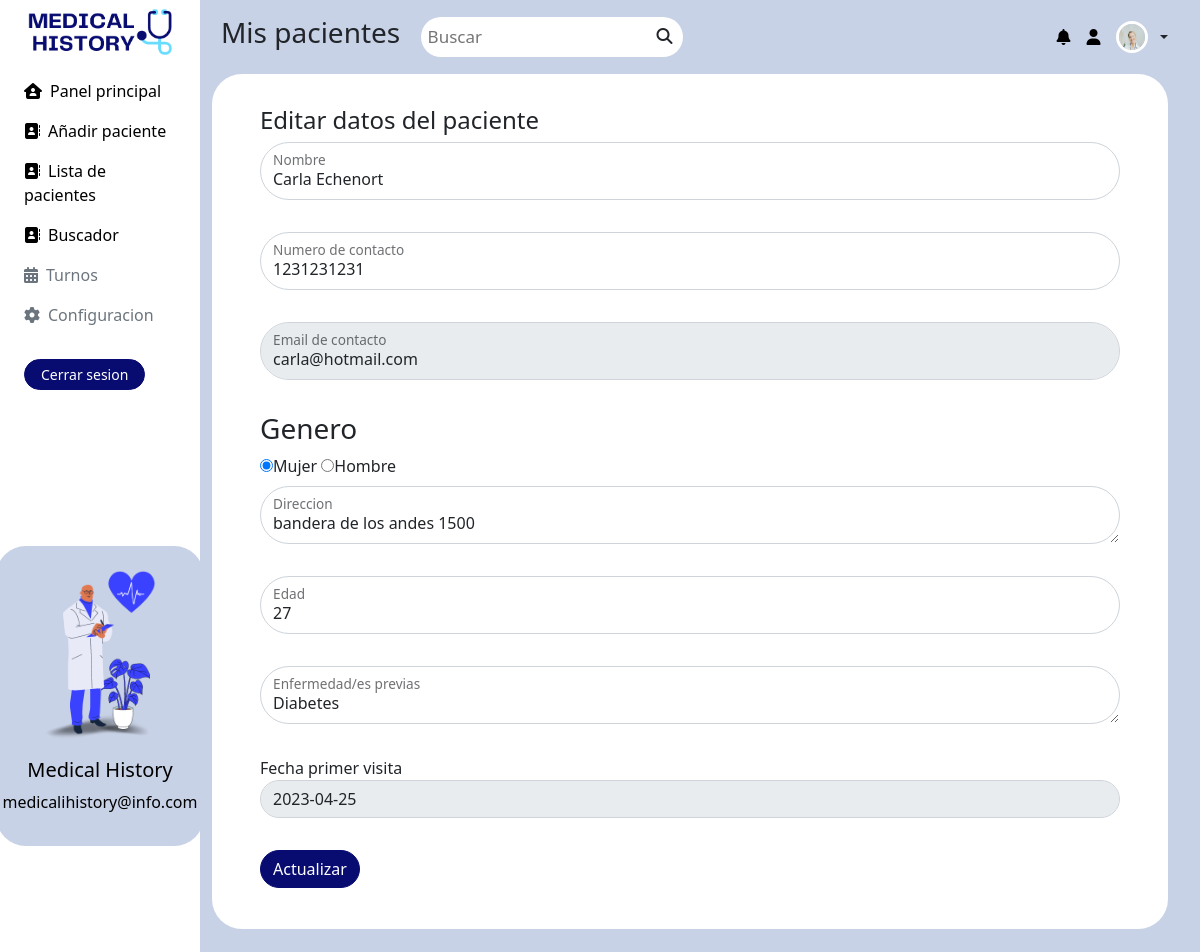
The page /medicalRols/doctor/editPatient.php?editid=1 on the database its author committed.
### tables this page shows
CREATE TABLE `tblpatient` (
  `id` int(11) NOT NULL,
  `docId` int(11) NOT NULL,
  `patientName` varchar(50) NOT NULL,
  `patientContact` int(50) NOT NULL,
  `patientEmail` varchar(50) NOT NULL,
  `patientGender` varchar(50) NOT NULL,
  `patientAddress` varchar(50) NOT NULL,
  `patientAge` int(50) NOT NULL,
  `patientMedHis` varchar(50) NOT NULL,
  `creationDate` date NOT NULL DEFAULT current_timestamp(),
  `updationDate` timestamp NOT NULL DEFAULT current_timestamp() ON UPDATE current_timestamp()
);

### medicalRols/doctor/editPatient.php (the view, shortened to what this page needs)
<?php
    include('config.php');
?>
<!DOCTYPE html>
<html lang="en">
    <head>
        <link rel="stylesheet" href="../../resources/css/docIndex.css">
        <link href="https://cdn.jsdelivr.net/npm/bootstrap@5.1.3/dist/css/bootstrap.min.css" rel="stylesheet">
    </head>
    <body>
      <div class="container-fluid">
        <div class="row flex-nowrap">
          <div class="col-auto col-md-3 col-xl-2 px-sm-2 px-0 bg-white">
            <div class="d-flex flex-column px-3 pt-2 text-white min-vh-100">
              <a href="principalPanel.php" class="d-flex align-items-center justify-content-center pb-3 mb-md-0 me-m  text-decoration-none">
                <img class="img-fluid logo" src="../../resources/images/3.png" alt="">
              </a>
              <ul class="nav nav-pills flex-column mb-sm-auto mb-0 align-items-center align-items-sm-start" id="menu">
                <li class="nav-item">
                  <a href="principalPanel.php" class="nav-link align-middle px-0">
                    <i class="fa-solid fa-house-user me-2"></i>Panel principal
                  </a>
                  <a href="addPatient.php" class="nav-link align-middle px-0">
                    <i class= "fa-solid fa-address-book me-2"></i>Añadir paciente
                  </a>
                  <a href="listPatients.php" class="nav-link align-middle px-0">
                    <i class= "fa-solid fa-address-book me-2"></i>Lista de pacientes
                  </a>
                  <a href="patientSearch.php" class="nav-link align-middle px-0">
                    <i class= "fa-solid fa-address-book me-2"></i>Buscador
                  </a>
                  <a href="calendar.php" class="nav-link align-middle disabled px-0">
                    <i class="fa-solid fa-calendar-days me-2"></i>Turnos
                  </a>
                  <a href="configuration.html" class="nav-link align-middle disabled px-0">
                    <i class="fa-solid fa-gear me-2"></i>Configuracion
                  </a>
                </li>
                <li class="mt-4 mb-1">
                  <a href="index.html">
                    <button type="button" class="btn btn-primary btn-sm ps-3 pe-3 me-sm-2 buttonsNav">
                      <a href="logout.php" class="logoutButton" style="text-decoration: none;">
                        Cerrar sesion
                      </a>
                    </button>
                  </a>
                </li>
              </ul>
              <div class="align-items-center pb-4">
                <div class="d-flex align-items-center justify-content-center flex-column bd-highlight bottom-0 start-0" style="margin-top: 100%;">
                  <div class="p-2 bd-highlight align-items-center" style="padding:0 !important;">
                    <div class="card align-items-center pt-4 pb-3" style="border: none; background-color: #c8d2e6;width: 13rem !important; border-radius: 30px;">
                    <img src="../../resources/images/sideBarImage.png" class="card-img-top img-fluid" style="max-width: 7rem;" alt="...">
                    <div class="card-body text-center text-black">
                      <h5 class="card-title">Medical History</h5>
                      <p class="card-text">medicalihistory@info.com</p>
                    </div>
                    </div>
                  </div>
                </div>
              </div>
            </div>
          </div>
          <div class="col py-3" style="background-color:#c8d2e6">
            <header class="navbar justify-content-start sticky-top flex-md-nowrap p-0">
              <div>
                <h3 class="navbarText">Mis pacientes</h3>
              </div>
              <div class="topnav">
                <input type="text" class="searchBar" placeholder="Buscar">
                <i class="fa-solid fa-magnifying-glass"></i>
              </div>
              <div class="dropdown d-flex flex-row-reverse">
                <a href="#" class="d-flex align-items-center link-dark text-decoration-none dropdown-toggle" id="dropdownMenuButton1" data-bs-toggle="dropdown" aria-expanded="false">
                <img src="../../resources/images/profile.jpg" alt="" width="32" height="32" class="rounded-circle me-2 ms-2 border border-white border-3">
                </a>
                <a class="d-flex align-items-center text-decoration-none notificationsIcon">
                <i class="fa-solid fa-bell me-2 ms-2"></i>
                <i class="fa-solid fa-user me-2 ms-2"></i>
                </a>
              </div>
            </header>
            <div class="containerListPatients mt-3">
                <form role="form" method="POST">
                    <h4>Editar datos del paciente</h4>
                    <?php
                        $eid=$_GET['editid'];
                        $results=mysqli_query($con,"SELECT * FROM tblpatient WHERE id='$eid'");
                        while ($rowPatient=mysqli_fetch_array($results)) {
                    ?>
                    <div class="form-floating mt-2">
                        <input type="text" name="patname" class="form-control" value="<?php  echo $rowPatient['patientName'];?>" required="true">
                        <label for="floatingTextarea">Nombre</label>
                    </div>
                    <div class="form-floating">
                        <input type="text" name="patcontact" class="form-control" value="<?php  echo $rowPatient['patientContact'];?>" required="true" maxlength="10" pattern="[0-9]+">
                        <label for="floatingTextarea">Numero de contacto</label>
                    </div>
                    <div class="form-floating">
                        <input type="email" id="patemail" name="patemail" class="form-control" value="<?php  echo $rowPatient['patientEmail'];?>" readonly='true'>
                        <label for="floatingTextarea">Email de contacto</label>
                    </div>
                    <div class="form-floating mb-2">
                        <h3>Genero</h3>
                        <div>
                          <?php  if($rowPatient['patientGender']=="Mujer"){ ?>
                          <input type="radio" name="gender" id="gender" value="Mujer" checked="true">Mujer
                          <input type="radio" name="gender" id="gender" value="Hombre">Hombre
                          <?php } ?>
                        </div>
                    </div>
                    <div class="form-floating">
                        <textarea name="pataddress" class="form-control" required="true"><?php  echo $rowPatient['patientAddress'];?></textarea>
                        <label for="address">Direccion</label>
                    </div>
                    <div class="form-floating">
                        <input type="text" name="patage" class="form-control" value="<?php  echo $rowPatient['patientAge'];?>" required="true">
                        <label for="address">Edad</label>
                    </div>
                    <div class="form-floating">
                        <textarea type="text" name="medhis" class="form-control"  placeholder="Enter Patient Medical History(if any)" required="true"><?php  echo $rowPatient['patientMedHis'];?></textarea>
                        <label for="address">Enfermedad/es previas</label>
                    </div>
                    <div class="form-group">
                        <label for="fess">
                          Fecha primer visita
                        </label>
                        <input type="text" class="form-control"  value="<?php  echo $rowPatient['creationDate'];?>" readonly='true'>
                    </div
                    <?php } ?>
                    <div>
                      <button type="submit" name="submit" id="submit" class="btn btn-primary">Actualizar</button>
                    </div>
            </div>
          </div>
        </div>
    </body>
</html>

### resources/css/docIndex.css (style rules this page uses)
.flex-md-nowrap { background-color: #c8d2e6; }
.logo { max-width: 9rem !important; }
.topnav { margin-left: 3%; position: relative; }
.topnav input[type=text] { float: right; padding: 7px; border: none; font-size: 17px; border-radius: 30px; }
.topnav i { position: absolute; top: 11px; right: 10px; height: 50px; }
.navbar { justify-content: start !important; }
.navbarText { white-space: nowrap; padding-left: 5%; }
.notificationsIcon { display: inline-flex !important; color: black !important; }
.dropdown { width: 100%; margin-right: 2%; }
.btn-primary { font-weight: 490; border-color: #080c71 !important; background-color: #080c71 !important; transition:color 1s linear !important; }
.btn { transition:color 1s linear !important; }
.btn-primary { border-radius: 35px !important; }
.nav-item a { color: black; }
.containerListPatients { background-color: white !important; width: 98% !important; height: 93% !important; border-radius: 30px; }
.form-control { margin-bottom: 2rem !important; }
.containerListPatients form { padding: 3rem !important; padding-top: 2rem !important; }
.containerListPatients input { border-radius: 30px !important; }
.containerListPatients textarea { border-radius: 30px !important }
.logoutButton { color: white; text-decoration: none !important; transition: 1s !important; }
html, body { padding: 0 !important; margin: 0 !important; width: 100% !important; height: 100% !important; }

### rows shown on the page
tblpatient: patname "Carla Echenort", patcontact "1231231231", patemail "carla@hotmail.com", pataddress "bandera de los andes 1500", patage "27", medhis "Diabetes", creationDate "2023-04-25"
